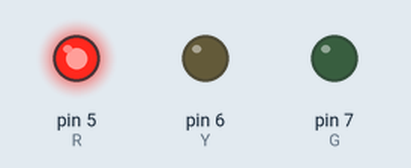
Bench run of a sketch on a simulated Arduino Uno, built with avr-gcc and run on an emulated ATmega328P. On the bench: output pins drawn as LEDs (lit = HIGH).

Above: at 3.0 s.
At 6.6 s:
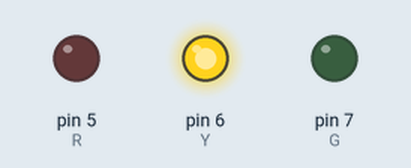
At 9.2 s:
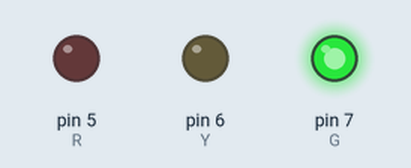
At 12.35 s:
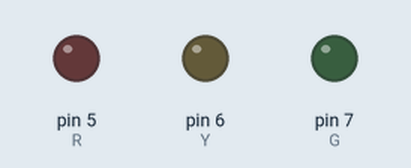
Timing chart, 0 to 16.1 s (numbered marks = the images above):
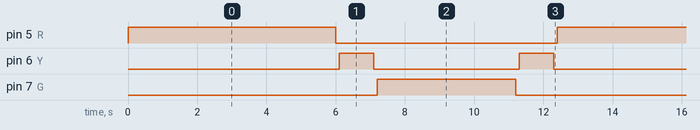

The sketch:

0.Traffic_Light.ino
```cpp
int R = 5;
int Y = 6;
int G = 7;

void setup() {
  pinMode(R, OUTPUT);
  pinMode(Y, OUTPUT);
  pinMode(G, OUTPUT);
}

void loop() {
  digitalWrite(R, HIGH);
  delay(6000);
  digitalWrite(R, LOW);
  delay(100);
  digitalWrite(Y, HIGH);
  delay(1000);
  digitalWrite(Y, LOW);
  delay(100);
  digitalWrite(G, HIGH);
  delay(4000);
  digitalWrite(G, LOW);
  delay(100);
  digitalWrite(Y, HIGH);
  delay(1000);
  digitalWrite(Y, LOW);
  delay(100);
}
```

Measured:
- by itself, pin 5 (R): alternates HIGH for 6.0 s and LOW for 6.4 s
- by itself, pin 6 (Y): repeats every 12.4 s: LOW 4.2 s, HIGH 1.0 s, LOW 6.2 s, HIGH 1.0 s
- by itself, pin 7 (G): alternates HIGH for 4.0 s and LOW for 8.4 s
